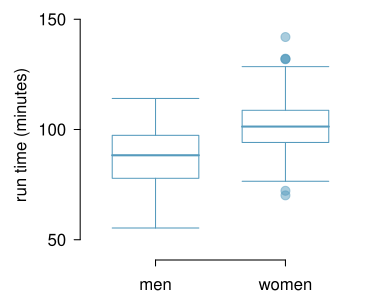

This figure's R source:
library(openintro)
data(COL)
data(run10Samp)

set.seed(1)
m <- run10Samp$time[run10Samp$gender=='M']
mean(m); sd(m)
f <- run10Samp$time[run10Samp$gender=='F']
mean(f); sd(f)

myPDF('cbrRunTimesMenWomen.pdf', 3.8, 3,
      mgp = c(2.5, 0.7, 0),
      mar = c(2, 4, 0.5, 1))
boxPlot(m,
        at = 1,
        xlim = c(0.5, 2.5),
        ylim = c(45, 150),
        axes = FALSE,
        ylab = 'run time (minutes)',
        lcol = COL[1],
        col = COL[1,3],
        lwd = 1)
boxPlot(f,
        add = 2,
        axes = FALSE,
        lcol = COL[1],
        col = COL[1, 3],
        lwd = 1)
axis(1, at = 1:2, labels = c('men', 'women'))
axis(2, at = c(50, 100, 150))
dev.off()
